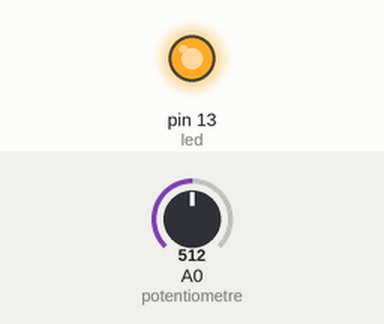
This sketch was run on a simulated Arduino Uno, built with avr-gcc and run on an emulated ATmega328P. Shown: output pins drawn as LEDs (lit = HIGH). Dashed ring = blinking. Inputs (shaded band) come from the test bench; at power-on: A0 (potentiometre) = 512.

Above: at 2.8 s.
2.9 s: A0 (potentiometre) set to 0
At 3.8 s:
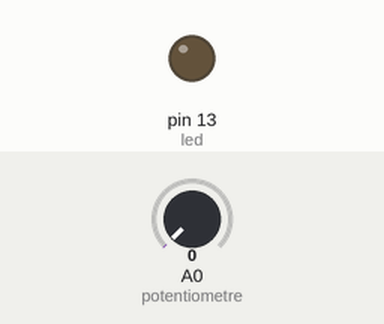
5.6 s: A0 (potentiometre) set to 122
At 6.19 s:
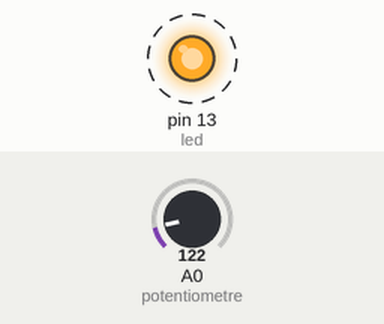
Timing chart, 0 to 15.1 s (numbered marks = the images above; inputs shaded):
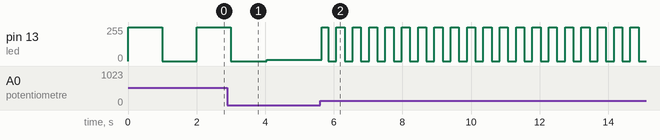

The sketch:

VALEUR_ANALOGIQUE_Clignotement_controlle.ino
```cpp
#define potentiometre A0

#define led 13

void setup(){
 pinMode(led , OUTPUT);
}

void loop(){
int pot_value=analogRead(potentiometre ); // Incoming analog signal read and appointed    //sensor

int delay_value = map(pot_value, 0 , 1023 , 0 , 2000);

digitalWrite(led,HIGH);
delay(delay_value);
digitalWrite(led,LOW);
delay(delay_value);

}
```

Measured:
- after the input at 5.6 s, pin 13 (led): alternates 255/255 for 0.24 s and 0/255 for 0.24 s, starting at once
